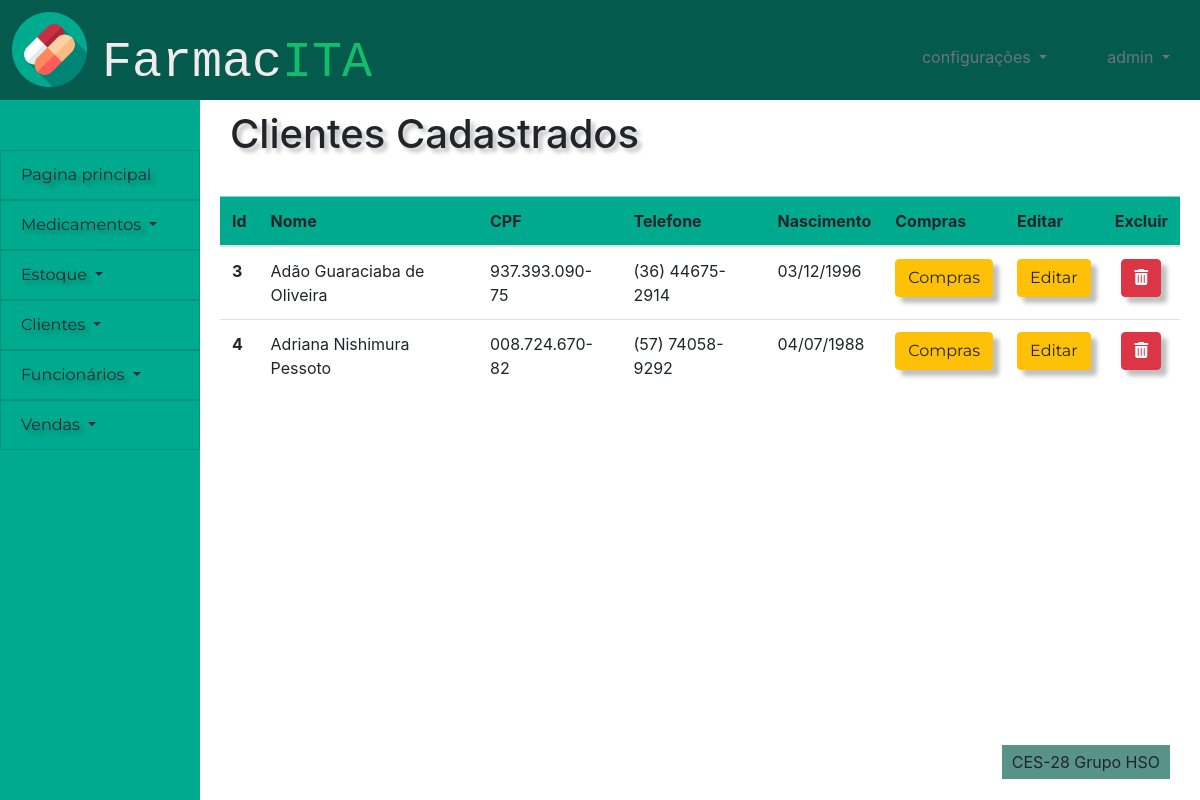
The page /pessoas/editar_cliente (signed in) on the database as committed earlier.
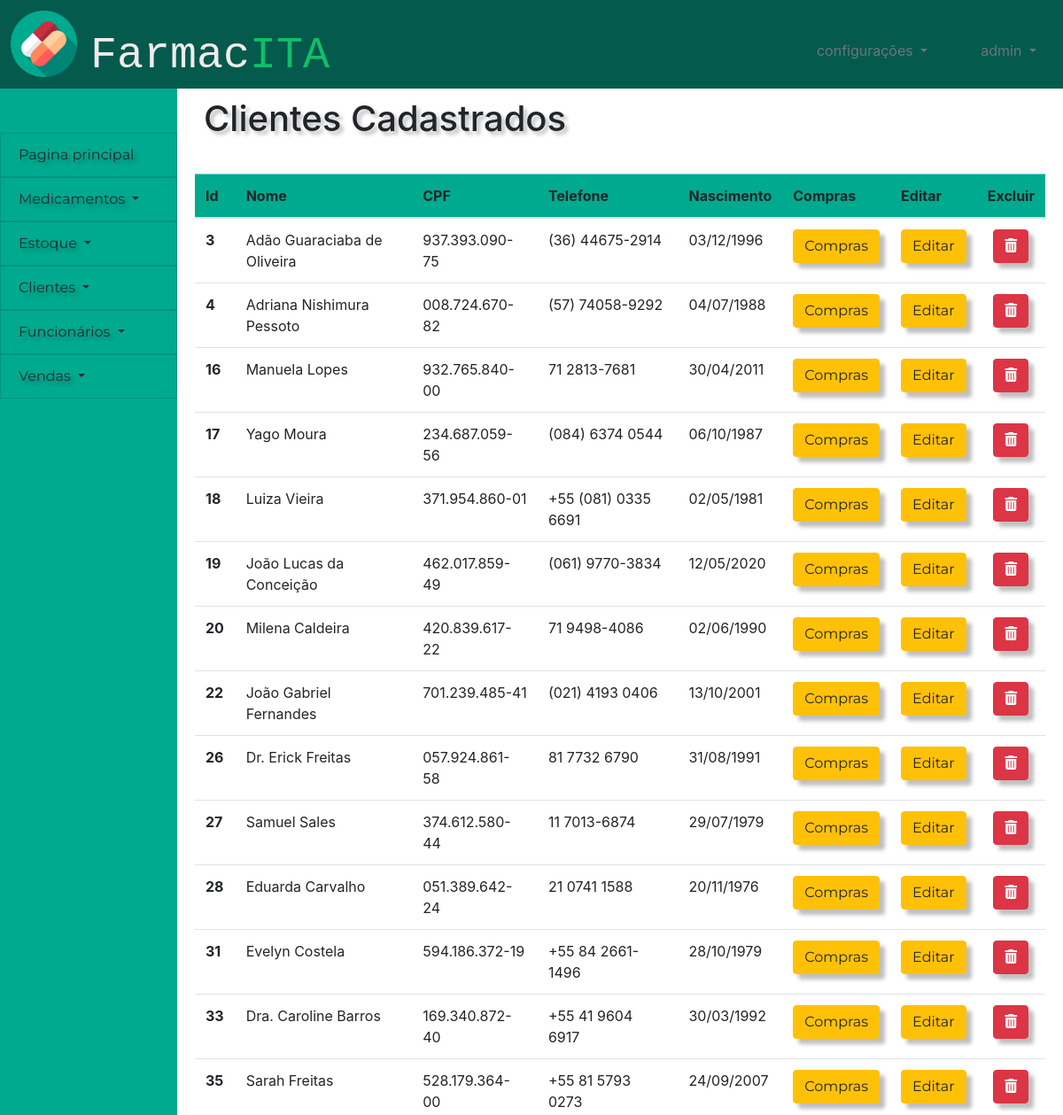
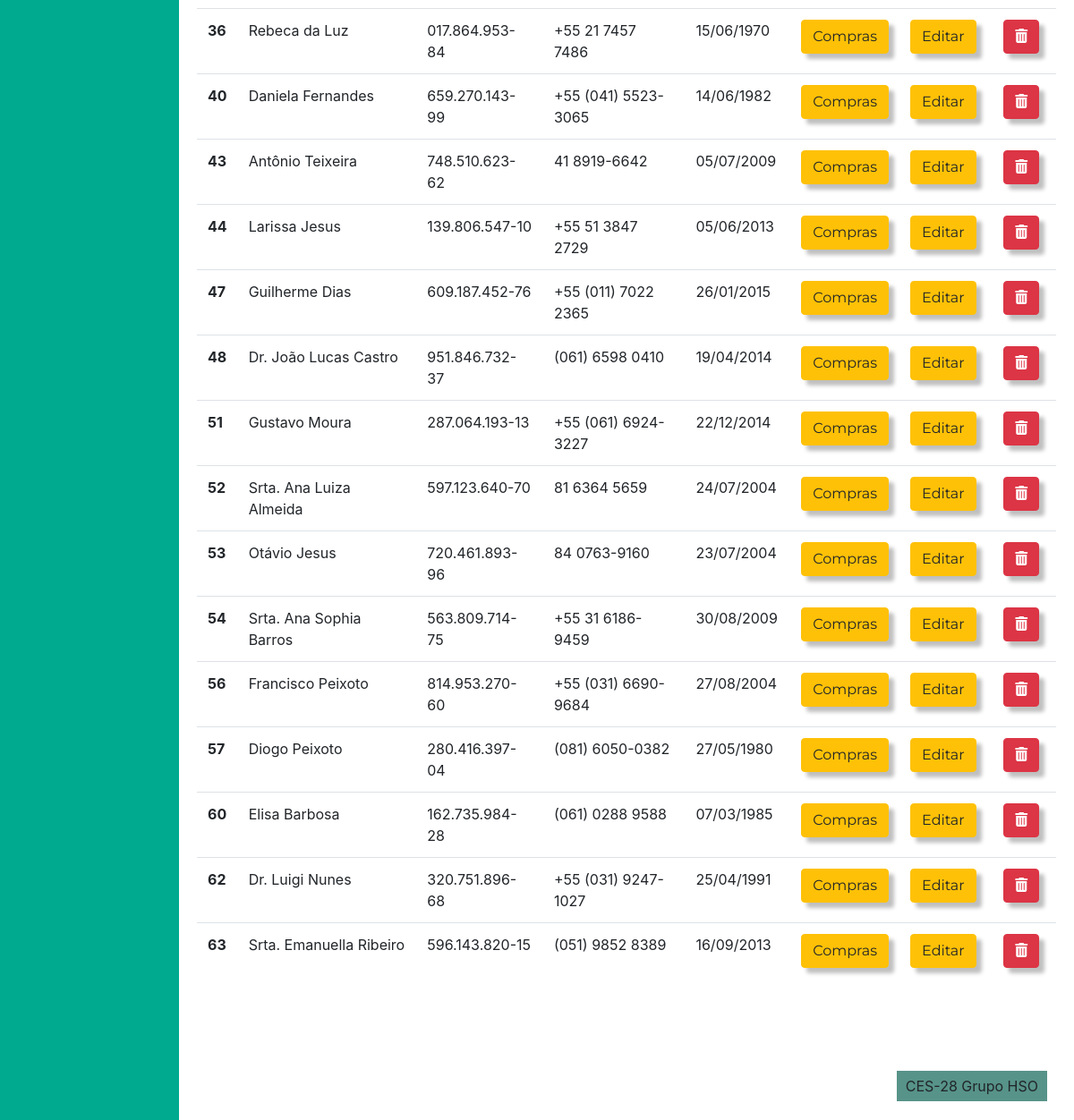
The same page on the database as committed later (2 pictures, top to bottom).
### pessoas/models.py (models this page shows)
class cliente(models.Model):
    id_cliente = models.AutoField(primary_key=True)
    nome_cliente = models.CharField(max_length=100)
    cpf = models.CharField(max_length=14)
    telefone = models.CharField(max_length=15)
    data_nascimento = models.DateField(default=datetime.now)
    ativo = models.BooleanField(default=True)
    class Meta:
        db_table = 'clientes'

### pessoas/views.py (the view, shortened to what this page needs)
# urls.py: path('editar_cliente',views.editar_cliente, name = 'editar_cliente'),
def editar_cliente(request):
    check, retorno = checar_cargo(request)
    if check==1 or check == 2:
        return retorno
    cargo = funcionario.objects.get(user=request.user).cargo
    sucesso = False
    if request.user.is_authenticated:
        editar = False
        lista = cliente.objects.filter(ativo=True)
        busca = request.GET.get('buscacliente')
        if busca:
            editar = False
            lista = cliente.objects.filter(ativo=True,nome_cliente__icontains = busca)
        delete = request.GET.get('delete')
        if delete:
            teste = cliente.objects.filter(ativo=True,id_cliente = delete)
            teste.update(ativo = False)
        editando = request.GET.get('edit')
        if editando:
            editar = True
            lista = cliente.objects.filter(ativo=True,id_cliente = editando)
        compras = request.GET.get('compras')
        if compras:
            return compras_cliente(request,compras)
        return render(request,'pessoas/edicao_cliente.html',{'lista':lista,'editar':editar,'sucesso':sucesso,'cargo':cargo})
    else:
        return failed_login(request)

### pessoas/views.py (called while the page is built)
def checar_cargo(request):
    user = request.user
    if user.is_anonymous:
        return True, redirect('/')
    else:
        cargo = funcionario.objects.get(user=request.user).cargo
        if cargo == 'Caixa':
            return 1, render(request,'sem_permissao.html',{'cargo':cargo})
        elif cargo == 'Gerente Financeiro':
            return 2, render(request,'sem_permissao.html',{'cargo':cargo})
        elif cargo == 'Balconista':
            return 3, render(request,'sem_permissao.html',{'cargo':cargo})
    return False, False

### frontend/pessoas/edicao_cliente.html (shortened to what this page needs)
{% extends 'template/padrao.html' %}
{% load static %}
{%block titulo-conteudo %}
Clientes Cadastrados
{% endblock %}
{% block content %}
    <div class="tabela">
        <div style="display:flex;justify-content:center;align-items:center;">
        <table id="clientes" class="table table-hover">
            <thead class="table-info">
                <tr>
                    <th scope="col">Id</th>
                    <th scope="col">Nome</th>
                    <th scope="col">CPF</th>
                    <th scope="col">Telefone</th>
                    <th scope="col">Nascimento</th>
                    <th>Compras</th>
                    <th>Editar</th>
                    <th>Excluir</th>
                </tr>
            </thead>
            <tbody>
            {% for i in lista %}
            {% if i.ativo %}
                <tr class={{i.id_cliente}}>
                    <th scope="row">{{i.id_cliente}}</th>
                    <td class = "nome">{{i.nome_cliente}}</td>
                    <td class = "cpf">{{i.cpf}}</td>
                    <td class = "telefone">{{i.telefone}}</td>
                    <td class = "nascimento">{{i.data_nascimento}} </td>
                    <td>
                        <form class= "centro">
                            <button value = {{i.id_cliente}} name = 'compras' class="btn btn-warning"  type = "submit" >Compras</button>
                        </form>
                    </td>
                    <td>
                        <form class= "centro">
                            <button value = {{i.id_cliente}} name = 'edit' class="btn btn-warning"  type = "submit" >Editar</button>
                        </form>
                    </td>
                    <td>
                        <form class= "centro">
                            <button  value = {{i.id_cliente}} name = 'delete' class="btn btn-danger botao" type = "submit"><i class="fas fa-trash-alt"></i></button>
                        </form>
                    </td>
                </tr>
            {% endif %}
            {% endfor %}
            </tbody>
        </table>
        </div>
    </div>
</div>
    <link rel="stylesheet" href="https://cdn.datatables.net/1.10.24/css/jquery.dataTables.min.css">
{% endblock %}

### frontend/template/padrao.html (shortened to what this page needs)
{% load static %}
<!DOCTYPE html>
<html lang="en">
<head>
    <link href="{% static 'bootstrap-4.5.3-dist/css/bootstrap.css' %}" rel="stylesheet">
    <link href="{% static '_css/style.css' %}" rel="stylesheet">
</head>
<body>
    <div id="header">
        <div class="icone" >
            <img  src = "{% static '/images/capsules.png' %}" alt="Teste" height="75">
        </div>
        <div class="row">
            <div class="text-left titulo">
                <p class="logo">Farmac<span class="logo-span">ITA</span></p>
            </div>
        </div>
        <div class="row">
            <div  class = "col">
                <div class="usuario dropdown text-right float-right">
                    <a class="dropdown-toggle text-secondary" href="#" role="button" id="dropdownusuario" data-toggle="dropdown"
                        aria-haspopup="true" aria-expanded="false">
                        {{user}}
                    </a>
                </div>
                <div class="usuario dropdown text-right float-right">
                    <a class="dropdown-toggle text-secondary" href="#" role="button" id="dropdownusuario" data-toggle="dropdown"
                        aria-haspopup="true" aria-expanded="false">
                        configurações
                    </a>
                </div>
            </div>
        </div>
    </div>
    <nav class="list-group-item-info" id="menu">
        <div class="dropdown">
            <a class="list-group-item list-group-item-action list-group-item-info dropdown-item"
            role="button" id="dropdownprincipal"  aria-expanded="false" href="/pessoas/pagina_principal" >
                 Pagina principal
            </a>
        </div>
        <div class="dropdown">
            <a class="list-group-item list-group-item-action list-group-item-info dropdown-toggle" href="#"
                role="button" id="dropdownmedicamentos" data-toggle="dropdown" aria-haspopup="true" aria-expanded="false">
                Medicamentos
            </a>
        </div>
        <div class="dropdown">
            <a class="list-group-item list-group-item-action list-group-item-info dropdown-toggle" href="#"
                role="button" id="dropdownestoque" data-toggle="dropdown" aria-haspopup="true" aria-expanded="false">
                Estoque
            </a>
        </div>
        <div class="dropdown">
            <a class="list-group-item list-group-item-action list-group-item-info dropdown-toggle" href="#"
                role="button" id="dropdownclientes" data-toggle="dropdown" aria-haspopup="true" aria-expanded="false">
                Clientes
            </a>
        </div>
        <div class="dropdown">
            <a class="list-group-item list-group-item-action list-group-item-info dropdown-toggle" href="#"
                role="button" id="dropdownfuncionarios" data-toggle="dropdown" aria-haspopup="true" aria-expanded="false">
                Funcionários
            </a>
        </div>
        <div class="dropdown">
            <a class="list-group-item list-group-item-action list-group-item-info dropdown-toggle" href="#"
                role="button" id="dropdownvendas" data-toggle="dropdown" aria-haspopup="true" aria-expanded="false">
                Vendas
            </a>
        </div>
    </nav>
    <div id="content">
        <div class="titulo_pagina">
            <h1 class="h1">
                {% block titulo-conteudo %}
                {% endblock %}
            </h1>
        </div>
        <div>
        {% block content %}
        {% endblock %}
        </div>
    <div id="footer">
        <p class="rodape-texto align-text-bottom">CES-28 Grupo HSO</p>
    </div>
</body>
</html>

### static/_css/style.css (style rules this page uses)
:root { --bdazzled-blue: #3d5a80ff; --pale-cerulean: #98c1d9ff; --light-cyan: rgb(240, 254, 255); --burnt-sienna: #6BA368; --gunmetal: #515B3A; --header-height:100px; --menu-width:200px; --footer-height:100px; --form-width:400px; --table-width: 1000px; }
.logo { font-size: 50px; font-family: monospace; color: rgb(241, 235, 235); }
.logo-span { color: #11BE6B ; }
.tabela { width: var(--table-width); padding: 20px; margin: 0 auto; }
body { display: grid; grid-template-columns: var(--menu-width) 1fr; grid-template-rows: var(--header-height) 1fr var(--footer-height); grid-template-areas: " cabeca cabeca" " links conteudo" " links rodape" ; height: 100vh; }
.usuario { padding: 45px 30px; color: white; }
.titulo { padding: 25px 30px ; }
div#header { display:grid; grid-template-columns: 0.10fr 1fr 1fr; grid-area: cabeca; background-color: #045A4C }
nav#menu { background-color: #00AA8E; padding-top: 50px; grid-area: links ; }
div#content { grid-area: conteudo; }
div#footer { padding-top: 45px ; text-align: center; grid-area: rodape; background-color: rgba(218, 203, 203, 0); }
.rodape-texto { float:right; width: auto; margin-right: 30px; padding: 5px 10px ; background-color: #579389; }
.titulo_pagina { padding: 10px 30px; }
.icone { padding-left: 12px ; padding-top: 12px ; }
.list-group-item-info { background-color: #00AA8E; }
.list-group-item { font-family: Montserrat; color: rgb(41, 40, 51); text-shadow: 4px 4px 4px rgba(0, 0, 0, 0.25); }
.btn { font-family: Montserrat; box-shadow: 6px 6px 4px rgba(0, 0, 0, 0.25); }
.h1 { text-shadow: 4px 4px 4px rgba(0, 0, 0, 0.25); }
.table-info { background-color: #00AA8E; }
.btn-danger { height: 37.833px; }

### frontend/pessoas/edicao_cliente.html (style rules this page uses)
.centro { text-align: center; }
.botao { margin-bottom:6px; }

Rows that differ between the two databases and show on the page:
added cliente: id_cliente "16", nome_cliente "Manuela Lopes", cpf "932.765.840-00", telefone "71 2813-7681", data_nascimento "30/04/2011"
added cliente: id_cliente "17", nome_cliente "Yago Moura", cpf "234.687.059-56", telefone "(084) 6374 0544", data_nascimento "06/10/1987"
added cliente: id_cliente "18", nome_cliente "Luiza Vieira", cpf "371.954.860-01", telefone "+55 (081) 0335 6691", data_nascimento "02/05/1981"
added cliente: id_cliente "19", nome_cliente "João Lucas da Conceição", cpf "462.017.859-49", telefone "(061) 9770-3834", data_nascimento "12/05/2020"
added cliente: id_cliente "20", nome_cliente "Milena Caldeira", cpf "420.839.617-22", telefone "71 9498-4086", data_nascimento "02/06/1990"
added cliente: id_cliente "22", nome_cliente "João Gabriel Fernandes", cpf "701.239.485-41", telefone "(021) 4193 0406", data_nascimento "13/10/2001"
added cliente: id_cliente "26", nome_cliente "Dr. Erick Freitas", cpf "057.924.861-58", telefone "81 7732 6790", data_nascimento "31/08/1991"
added cliente: id_cliente "27", nome_cliente "Samuel Sales", cpf "374.612.580-44", telefone "11 7013-6874", data_nascimento "29/07/1979"
added cliente: id_cliente "28", nome_cliente "Eduarda Carvalho", cpf "051.389.642-24", telefone "21 0741 1588", data_nascimento "20/11/1976"
added cliente: id_cliente "31", nome_cliente "Evelyn Costela", cpf "594.186.372-19", telefone "+55 84 2661-1496", data_nascimento "28/10/1979"
added cliente: id_cliente "33", nome_cliente "Dra. Caroline Barros", cpf "169.340.872-40", telefone "+55 41 9604 6917", data_nascimento "30/03/1992"
added cliente: id_cliente "35", nome_cliente "Sarah Freitas", cpf "528.179.364-00", telefone "+55 81 5793 0273", data_nascimento "24/09/2007"
added cliente: id_cliente "36", nome_cliente "Rebeca da Luz", cpf "017.864.953-84", telefone "+55 21 7457 7486", data_nascimento "15/06/1970"
added cliente: id_cliente "40", nome_cliente "Daniela Fernandes", cpf "659.270.143-99", telefone "+55 (041) 5523-3065", data_nascimento "14/06/1982"
added cliente: id_cliente "43", nome_cliente "Antônio Teixeira", cpf "748.510.623-62", telefone "41 8919-6642", data_nascimento "05/07/2009"
added cliente: id_cliente "44", nome_cliente "Larissa Jesus", cpf "139.806.547-10", telefone "+55 51 3847 2729", data_nascimento "05/06/2013"
added cliente: id_cliente "47", nome_cliente "Guilherme Dias", cpf "609.187.452-76", telefone "+55 (011) 7022 2365", data_nascimento "26/01/2015"
added cliente: id_cliente "48", nome_cliente "Dr. João Lucas Castro", cpf "951.846.732-37", telefone "(061) 6598 0410", data_nascimento "19/04/2014"
added cliente: id_cliente "51", nome_cliente "Gustavo Moura", cpf "287.064.193-13", telefone "+55 (061) 6924-3227", data_nascimento "22/12/2014"
added cliente: id_cliente "52", nome_cliente "Srta. Ana Luiza Almeida", cpf "597.123.640-70", telefone "81 6364 5659", data_nascimento "24/07/2004"
added cliente: id_cliente "53", nome_cliente "Otávio Jesus", cpf "720.461.893-96", telefone "84 0763-9160", data_nascimento "23/07/2004"
added cliente: id_cliente "54", nome_cliente "Srta. Ana Sophia Barros", cpf "563.809.714-75", telefone "+55 31 6186-9459", data_nascimento "30/08/2009"
added cliente: id_cliente "56", nome_cliente "Francisco Peixoto", cpf "814.953.270-60", telefone "+55 (031) 6690-9684", data_nascimento "27/08/2004"
added cliente: id_cliente "57", nome_cliente "Diogo Peixoto", cpf "280.416.397-04", telefone "(081) 6050-0382", data_nascimento "27/05/1980"
added cliente: id_cliente "60", nome_cliente "Elisa Barbosa", cpf "162.735.984-28", telefone "(061) 0288 9588", data_nascimento "07/03/1985"
added cliente: id_cliente "62", nome_cliente "Dr. Luigi Nunes", cpf "320.751.896-68", telefone "+55 (031) 9247-1027", data_nascimento "25/04/1991"
added cliente: id_cliente "63", nome_cliente "Srta. Emanuella Ribeiro", cpf "596.143.820-15", telefone "(051) 9852 8389", data_nascimento "16/09/2013"
